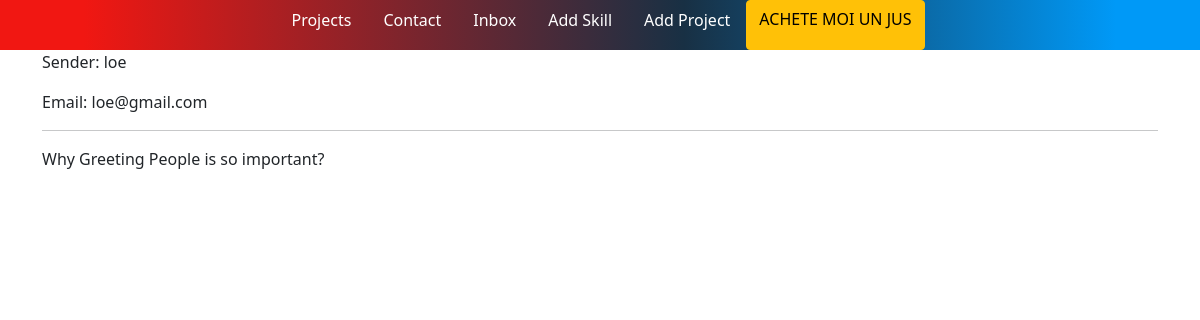
Screenshot of /message/583547e9eeaf4bb2848b08a74e8b06f4 (signed in) with the database file from the repository.
### base/models.py (models this page shows, shortened)
class Message(models.Model):
    name = models.CharField(max_length=200, null=True)
    email = models.CharField(max_length=200, null=True)
    subject = models.CharField(max_length=200, null=True)
    body = models.TextField()
    is_read = models.BooleanField(default=False)
    created = models.DateTimeField(auto_now_add=True)
    id = models.UUIDField(default=uuid.uuid4, unique=True, primary_key=True, editable=False)

### base/views.py (the view)
# urls.py: path('message/<str:pk>', views.messagePage, name="message"),
def messagePage(request, pk):
    message = Message.objects.get(id=pk)
    message.is_read  = True
    message.save()
    context = {'message': message }
    return render(request, 'base/message.html', context )

### base/templates/base/message.html
{% extends 'base/main.html' %}
{% load static %}
{% block content %}
<div class="container">
    <p> Sender: {{message.name}}</p>
    <p> Email: {{message.email}}</p>
    <hr>
    <p>{{message.body}}</p>
</div>
{% endblock content %}

### rows the page displays
Message: name "loe", email "loe@gmail.com", body "Why Greeting People is so important?"
